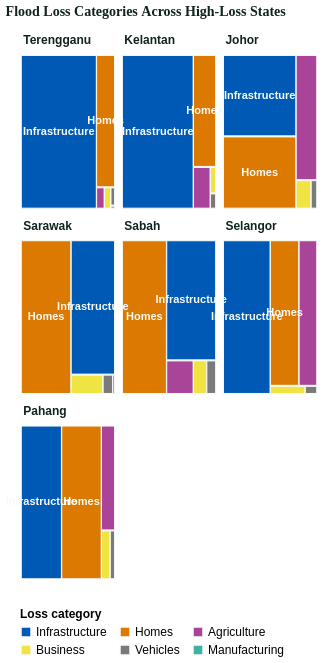

Express this chart as Vega-Lite.
### Vega-Lite specification from a JSON file in a GitHub repository (floating-point values rounded to 4 significant figures)
{"$schema": "https://vega.github.io/schema/vega-lite/v6.json", "width": "container", "height": 560, "data": {"values": [{"state": "Terengganu", "category": "Infrastructure", "value": 71.85, "x0": 4, "x1": 234, "y0": 24, "y1": 174, "label": "Infrastructure", "label_x": 10, "label_y": 16}, {"state": "Terengganu", "category": "Homes", "value": 14.95, "x0": 235, "x1": 290, "y0": 24, "y1": 153, "label": "Homes", "label_x": 10, "label_y": 16}, {"state": "Terengganu", "category": "Agriculture", "value": 1.01, "x0": 235, "x1": 258, "y0": 154, "y1": 174, "label": "", "label_x": 10, "label_y": 16}, {"state": "Terengganu", "category": "Business", "value": 0.86, "x0": 259, "x1": 278, "y0": 154, "y1": 174, "label": "", "label_x": 10, "label_y": 16}, {"state": "Terengganu", "category": "Vehicles", "value": 0.43, "x0": 279, "x1": 290, "y0": 154, "y1": 171, "label": "", "label_x": 10, "label_y": 16}, {"state": "Terengganu", "category": "Manufacturing", "value": 0.08, "x0": 279, "x1": 290, "y0": 172, "y1": 174, "label": "", "label_x": 10, "label_y": 16}, {"state": "Kelantan", "category": "Infrastructure", "value": 67.14, "x0": 314, "x1": 531, "y0": 24, "y1": 174, "label": "Infrastructure", "label_x": 320, "label_y": 16}, {"state": "Kelantan", "category": "Homes", "value": 15.62, "x0": 532, "x1": 600, "y0": 24, "y1": 133, "label": "Homes", "label_x": 320, "label_y": 16}, {"state": "Kelantan", "category": "Agriculture", "value": 4.38, "x0": 532, "x1": 583, "y0": 134, "y1": 174, "label": "", "label_x": 320, "label_y": 16}, {"state": "Kelantan", "category": "Business", "value": 0.9, "x0": 584, "x1": 600, "y0": 134, "y1": 159, "label": "", "label_x": 320, "label_y": 16}, {"state": "Kelantan", "category": "Vehicles", "value": 0.5, "x0": 584, "x1": 600, "y0": 160, "y1": 174, "label": "", "label_x": 320, "label_y": 16}, {"state": "Johor", "category": "Infrastructure", "value": 29.84, "x0": 624, "x1": 846, "y0": 24, "y1": 103, "label": "Infrastructure", "label_x": 630, "label_y": 16}, {"state": "Johor", "category": "Homes", "value": 26.19, "x0": 624, "x1": 846, "y0": 104, "y1": 174, "label": "Homes", "label_x": 630, "label_y": 16}, {"state": "Johor", "category": "Agriculture", "value": 13.01, "x0": 847, "x1": 910, "y0": 24, "y1": 146, "label": "", "label_x": 630, "label_y": 16}, {"state": "Johor", "category": "Business", "value": 2.14, "x0": 847, "x1": 892, "y0": 147, "y1": 174, "label": "", "label_x": 630, "label_y": 16}, {"state": "Johor", "category": "Vehicles", "value": 0.87, "x0": 893, "x1": 910, "y0": 147, "y1": 174, "label": "", "label_x": 630, "label_y": 16}, {"state": "Sarawak", "category": "Homes", "value": 32.55, "x0": 4, "x1": 156, "y0": 206, "y1": 356, "label": "Homes", "label_x": 10, "label_y": 198}, {"state": "Sarawak", "category": "Infrastructure", "value": 25.02, "x0": 157, "x1": 290, "y0": 206, "y1": 337, "label": "Infrastructure", "label_x": 10, "label_y": 198}, {"state": "Sarawak", "category": "Business", "value": 2.69, "x0": 157, "x1": 254, "y0": 338, "y1": 356, "label": "", "label_x": 10, "label_y": 198}, {"state": "Sarawak", "category": "Vehicles", "value": 0.81, "x0": 255, "x1": 284, "y0": 338, "y1": 356, "label": "", "label_x": 10, "label_y": 198}, {"state": "Sarawak", "category": "Agriculture", "value": 0.16, "x0": 285, "x1": 290, "y0": 338, "y1": 356, "label": "", "label_x": 10, "label_y": 198}, {"state": "Sabah", "category": "Homes", "value": 27.71, "x0": 314, "x1": 449, "y0": 206, "y1": 356, "label": "Homes", "label_x": 320, "label_y": 198}, {"state": "Sabah", "category": "Infrastructure", "value": 23.98, "x0": 450, "x1": 600, "y0": 206, "y1": 323, "label": "Infrastructure", "label_x": 320, "label_y": 198}, {"state": "Sabah", "category": "Agriculture", "value": 3.65, "x0": 450, "x1": 531, "y0": 324, "y1": 356, "label": "", "label_x": 320, "label_y": 198}, {"state": "Sabah", "category": "Business", "value": 1.82, "x0": 532, "x1": 572, "y0": 324, "y1": 356, "label": "", "label_x": 320, "label_y": 198}, {"state": "Sabah", "category": "Vehicles", "value": 1.25, "x0": 573, "x1": 600, "y0": 324, "y1": 356, "label": "", "label_x": 320, "label_y": 198}, {"state": "Selangor", "category": "Infrastructure", "value": 26.59, "x0": 624, "x1": 767, "y0": 206, "y1": 356, "label": "Infrastructure", "label_x": 630, "label_y": 198}, {"state": "Selangor", "category": "Homes", "value": 15.29, "x0": 768, "x1": 855, "y0": 206, "y1": 348, "label": "Homes", "label_x": 630, "label_y": 198}, {"state": "Selangor", "category": "Agriculture", "value": 9.58, "x0": 856, "x1": 910, "y0": 206, "y1": 348, "label": "", "label_x": 630, "label_y": 198}, {"state": "Selangor", "category": "Business", "value": 1.05, "x0": 768, "x1": 874, "y0": 349, "y1": 356, "label": "", "label_x": 630, "label_y": 198}, {"state": "Selangor", "category": "Vehicles", "value": 0.36, "x0": 875, "x1": 910, "y0": 349, "y1": 356, "label": "", "label_x": 630, "label_y": 198}, {"state": "Pahang", "category": "Infrastructure", "value": 19.05, "x0": 4, "x1": 127, "y0": 388, "y1": 538, "label": "Infrastructure", "label_x": 10, "label_y": 380}, {"state": "Pahang", "category": "Homes", "value": 18.78, "x0": 128, "x1": 249, "y0": 388, "y1": 538, "label": "Homes", "label_x": 10, "label_y": 380}, {"state": "Pahang", "category": "Agriculture", "value": 4.29, "x0": 250, "x1": 290, "y0": 388, "y1": 490, "label": "", "label_x": 10, "label_y": 380}, {"state": "Pahang", "category": "Business", "value": 1.31, "x0": 250, "x1": 276, "y0": 491, "y1": 538, "label": "", "label_x": 10, "label_y": 380}, {"state": "Pahang", "category": "Vehicles", "value": 0.7, "x0": 277, "x1": 290, "y0": 491, "y1": 538, "label": "", "label_x": 10, "label_y": 380}]}, "layer": [{"mark": {"type": "rect", "stroke": "#f7fbf8", "strokeWidth": 1}, "encoding": {"x": {"field": "x0", "type": "quantitative", "scale": {"domain": [0, 920]}, "axis": null}, "x2": {"field": "x1"}, "y": {"field": "y0", "type": "quantitative", "scale": {"domain": [0, 550], "reverse": true}, "axis": null}, "y2": {"field": "y1"}, "color": {"field": "category", "type": "nominal", "title": "Loss category", "scale": {"domain": ["Infrastructure", "Homes", "Agriculture", "Business", "Vehicles", "Manufacturing"], "range": ["#005AB5", "#DC7900", "#AA4499", "#F0E442", "#7A7A7A", "#40B0A6"]}}, "tooltip": [{"field": "state", "type": "nominal", "title": "State"}, {"field": "category", "type": "nominal", "title": "Category"}, {"field": "value", "type": "quantitative", "title": "Loss (million Malaysian ringgit)", "format": ",.1f"}]}}, {"transform": [{"filter": "datum.category == 'Infrastructure'"}], "mark": {"type": "text", "align": "left", "baseline": "bottom", "fontSize": 12, "fontWeight": "700", "fill": "#102321"}, "encoding": {"x": {"field": "label_x", "type": "quantitative", "scale": {"domain": [0, 920]}, "axis": null}, "y": {"field": "label_y", "type": "quantitative", "scale": {"domain": [0, 550], "reverse": true}, "axis": null}, "text": {"field": "state", "type": "nominal"}}}, {"transform": [{"filter": "datum.label != ''"}, {"calculate": "(datum.x0 + datum.x1) / 2", "as": "label_mid_x"}, {"calculate": "(datum.y0 + datum.y1) / 2", "as": "label_mid_y"}], "mark": {"type": "text", "align": "center", "baseline": "middle", "fontSize": 11, "fontWeight": "700", "fill": "#f7fbf8"}, "encoding": {"x": {"field": "label_mid_x", "type": "quantitative", "scale": {"domain": [0, 920]}, "axis": null}, "y": {"field": "label_mid_y", "type": "quantitative", "scale": {"domain": [0, 550], "reverse": true}, "axis": null}, "text": {"field": "label", "type": "nominal"}}}], "config": {"view": {"stroke": null}, "legend": {"orient": "bottom", "direction": "horizontal", "columns": 3, "labelLimit": 260, "titleLimit": 360, "labelFontSize": 12, "titleFontSize": 12}, "axis": {"labelFontSize": 12, "titleFontSize": 13, "labelLimit": 180, "titleLimit": 320}}, "title": {"text": "Flood Loss Categories Across High-Loss States", "anchor": "start", "align": "left", "font": "Manrope", "fontSize": 14, "fontWeight": 700, "color": "#102321", "offset": 12}}
